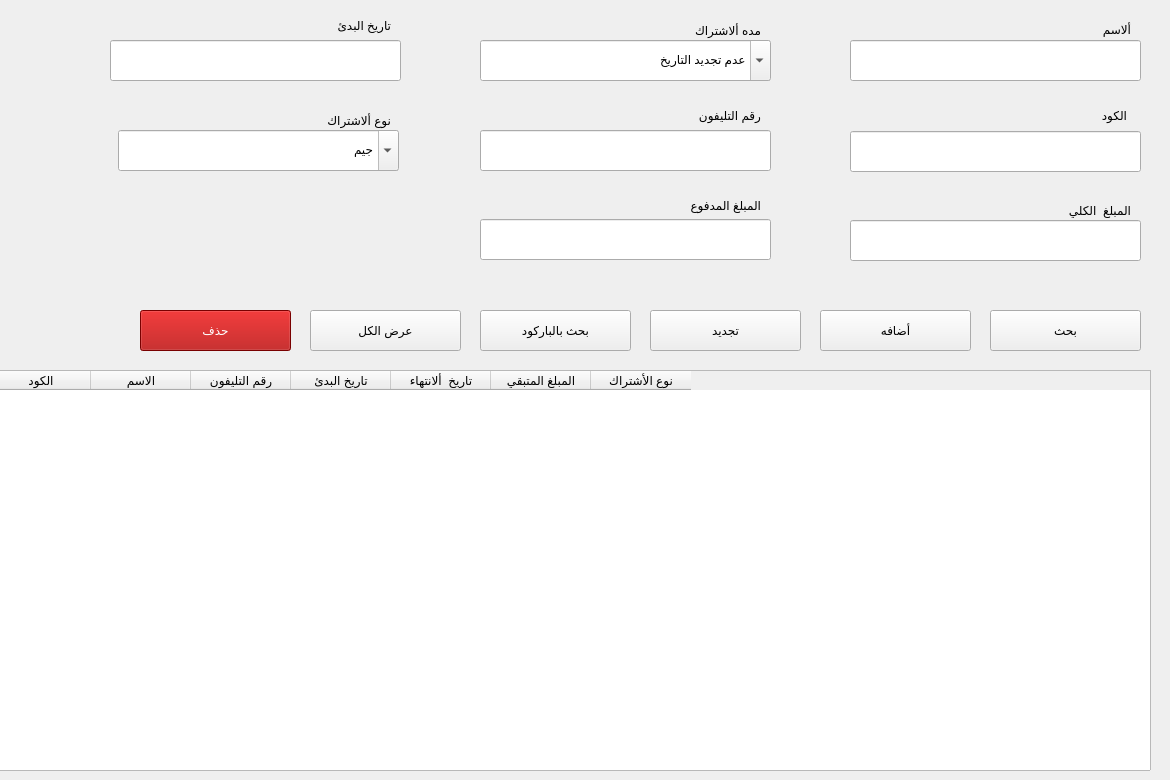
     <widget class="QWidget" name="tab_10">
      <attribute name="title">
       <string>سيدات</string>
      </attribute>
      <widget class="QTableWidget" name="members_table_woman">
       <property name="geometry">
        <rect>
         <x>-10</x>
         <y>370</y>
         <width>1161</width>
         <height>401</height>
        </rect>
       </property>
       <property name="styleSheet">
        <string notr="true"/>
       </property>
       <property name="sizeAdjustPolicy">
        <enum>QAbstractScrollArea::AdjustToContents</enum>
       </property>
       <property name="verticalScrollMode">
        <enum>QAbstractItemView::ScrollPerPixel</enum>
       </property>
       <property name="horizontalScrollMode">
        <enum>QAbstractItemView::ScrollPerPixel</enum>
       </property>
       <column>
        <property name="text">
         <string>الكود</string>
        </property>
       </column>
       <column>
        <property name="text">
         <string>الاسم</string>
        </property>
       </column>
       <column>
        <property name="text">
         <string>رقم التليفون</string>
        </property>
       </column>
       <column>
        <property name="text">
         <string>تاريخ البدئ</string>
        </property>
       </column>
       <column>
        <property name="text">
         <string>تاريخ  ألانتهاء</string>
        </property>
       </column>
       <column>
        <property name="text">
         <string>المبلغ المتبقي</string>
        </property>
       </column>
       <column>
        <property name="text">
         <string>نوع الأشتراك</string>
        </property>
       </column>
      </widget>
      <widget class="QLabel" name="label_11">
       <property name="geometry">
        <rect>
         <x>0</x>
         <y>0</y>
         <width>1161</width>
         <height>371</height>
        </rect>
       </property>
       <property name="text">
        <string/>
       </property>
       <property name="pixmap">
        <pixmap resource="icons.qrc">:/newPrefix/icons/062f7696361385309c262b0a3cd1db5a.jpg</pixmap>
       </property>
       <property name="scaledContents">
        <bool>true</bool>
       </property>
      </widget>
      <widget class="QPushButton" name="subscription_woman_add_btn">
       <property name="geometry">
        <rect>
         <x>820</x>
         <y>310</y>
         <width>151</width>
         <height>41</height>
        </rect>
       </property>
       <property name="styleSheet">
        <string notr="true"/>
       </property>
       <property name="text">
        <string>أضافه</string>
       </property>
      </widget>
      <widget class="QComboBox" name="subscription_woman_suptype_combobox">
       <property name="geometry">
        <rect>
         <x>118</x>
         <y>130</y>
         <width>281</width>
         <height>41</height>
        </rect>
       </property>
       <property name="mouseTracking">
        <bool>false</bool>
       </property>
       <property name="layoutDirection">
        <enum>Qt::LeftToRight</enum>
       </property>
       <property name="autoFillBackground">
        <bool>false</bool>
       </property>
       <property name="styleSheet">
        <string notr="true"/>
       </property>
       <property name="editable">
        <bool>true</bool>
       </property>
       <item>
        <property name="text">
         <string>جيم</string>
        </property>
       </item>
       <item>
        <property name="text">
         <string>جيم وتخسيس</string>
        </property>
       </item>
       <item>
        <property name="text">
         <string>تخسيس</string>
        </property>
       </item>
      </widget>
      <widget class="QLineEdit" name="subscription_woman_startdate_LINE">
       <property name="geometry">
        <rect>
         <x>110</x>
         <y>40</y>
         <width>291</width>
         <height>41</height>
        </rect>
       </property>
       <property name="styleSheet">
        <string notr="true"/>
       </property>
       <property name="text">
        <string/>
       </property>
      </widget>
      <widget class="QLabel" name="label_83">
       <property name="geometry">
        <rect>
         <x>670</x>
         <y>100</y>
         <width>91</width>
         <height>31</height>
        </rect>
       </property>
       <property name="text">
        <string>رقم التليفون</string>
       </property>
      </widget>
      <widget class="QLineEdit" name="subscription_woman_phone_LINE">
       <property name="geometry">
        <rect>
         <x>480</x>
         <y>130</y>
         <width>291</width>
         <height>41</height>
        </rect>
       </property>
       <property name="styleSheet">
        <string notr="true"/>
       </property>
       <property name="text">
        <string/>
       </property>
      </widget>
      <widget class="QLineEdit" name="subscription_woman_Name_LINE">
       <property name="geometry">
        <rect>
         <x>850</x>
         <y>40</y>
         <width>291</width>
         <height>41</height>
        </rect>
       </property>
       <property name="styleSheet">
        <string notr="true"/>
       </property>
       <property name="text">
        <string/>
       </property>
      </widget>
      <widget class="QLabel" name="label_84">
       <property name="geometry">
        <rect>
         <x>1080</x>
         <y>19</y>
         <width>51</width>
         <height>21</height>
        </rect>
       </property>
       <property name="text">
        <string>ألاسم</string>
       </property>
      </widget>
      <widget class="QLabel" name="label_85">
       <property name="geometry">
        <rect>
         <x>1040</x>
         <y>200</y>
         <width>91</width>
         <height>21</height>
        </rect>
       </property>
       <property name="text">
        <string>المبلغ  الكلي</string>
       </property>
      </widget>
      <widget class="QLineEdit" name="subscription_woman_code_LINE">
       <property name="geometry">
        <rect>
         <x>850</x>
         <y>131</y>
         <width>291</width>
         <height>41</height>
        </rect>
       </property>
       <property name="styleSheet">
        <string notr="true"/>
       </property>
       <property name="text">
        <string/>
       </property>
      </widget>
      <widget class="QLineEdit" name="subscription_woman_paid_LINE">
       <property name="geometry">
        <rect>
         <x>480</x>
         <y>219</y>
         <width>291</width>
         <height>41</height>
        </rect>
       </property>
       <property name="styleSheet">
        <string notr="true"/>
       </property>
       <property name="text">
        <string/>
       </property>
      </widget>
      <widget class="QLineEdit" name="subscription_woman_totalmoney_LINE">
       <property name="geometry">
        <rect>
         <x>850</x>
         <y>220</y>
         <width>291</width>
         <height>41</height>
        </rect>
       </property>
       <property name="styleSheet">
        <string notr="true"/>
       </property>
       <property name="text">
        <string/>
       </property>
      </widget>
      <widget class="QPushButton" name="subscription_woman_search_btn">
       <property name="geometry">
        <rect>
         <x>990</x>
         <y>310</y>
         <width>151</width>
         <height>41</height>
        </rect>
       </property>
       <property name="styleSheet">
        <string notr="true"/>
       </property>
       <property name="text">
        <string>بحث</string>
       </property>
      </widget>
      <widget class="QLabel" name="label_87">
       <property name="geometry">
        <rect>
         <x>300</x>
         <y>110</y>
         <width>91</width>
         <height>20</height>
        </rect>
       </property>
       <property name="text">
        <string>نوع ألاشتراك </string>
       </property>
      </widget>
      <widget class="QLabel" name="label_33">
       <property name="geometry">
        <rect>
         <x>670</x>
         <y>190</y>
         <width>91</width>
         <height>31</height>
        </rect>
       </property>
       <property name="text">
        <string>المبلغ المدفوع</string>
       </property>
      </widget>
      <widget class="QPushButton" name="subscription_woman_showall_btn">
       <property name="geometry">
        <rect>
         <x>310</x>
         <y>310</y>
         <width>151</width>
         <height>41</height>
        </rect>
       </property>
       <property name="styleSheet">
        <string notr="true"/>
       </property>
       <property name="text">
        <string>عرض الكل</string>
       </property>
      </widget>
      <widget class="QPushButton" name="subscription_woman_update_btn">
       <property name="geometry">
        <rect>
         <x>650</x>
         <y>310</y>
         <width>151</width>
         <height>41</height>
        </rect>
       </property>
       <property name="styleSheet">
        <string notr="true"/>
       </property>
       <property name="text">
        <string>تجديد</string>
       </property>
      </widget>
      <widget class="QPushButton" name="subscription_woman_QRsearch_btn">
       <property name="geometry">
        <rect>
         <x>480</x>
         <y>310</y>
         <width>151</width>
         <height>41</height>
        </rect>
       </property>
       <property name="styleSheet">
        <string notr="true"/>
       </property>
       <property name="text">
        <string>بحث بالباركود</string>
       </property>
      </widget>
      <widget class="QComboBox" name="subscription_woman_suptime_combobox">
       <property name="geometry">
        <rect>
         <x>480</x>
         <y>40</y>
         <width>291</width>
         <height>41</height>
        </rect>
       </property>
       <property name="mouseTracking">
        <bool>false</bool>
       </property>
       <property name="layoutDirection">
        <enum>Qt::LeftToRight</enum>
       </property>
       <property name="autoFillBackground">
        <bool>false</bool>
       </property>
       <property name="styleSheet">
        <string notr="true"/>
       </property>
       <property name="editable">
        <bool>true</bool>
       </property>
       <item>
        <property name="text">
         <string>عدم تجديد التاريخ</string>
        </property>
       </item>
       <item>
        <property name="text">
         <string>أشتراك شهري</string>
        </property>
       </item>
       <item>
        <property name="text">
         <string>أشتراك 3 شهور</string>
        </property>
       </item>
       <item>
        <property name="text">
         <string>أشتراك نصف سنوي </string>
        </property>
       </item>
       <item>
        <property name="text">
         <string>أشتراك سنوي</string>
        </property>
       </item>
      </widget>
      <widget class="QLabel" name="label_88">
       <property name="geometry">
        <rect>
         <x>300</x>
         <y>10</y>
         <width>91</width>
         <height>31</height>
        </rect>
       </property>
       <property name="text">
        <string>تاريخ البدئ</string>
       </property>
      </widget>
      <widget class="QLabel" name="label_89">
       <property name="geometry">
        <rect>
         <x>1080</x>
         <y>105</y>
         <width>47</width>
         <height>21</height>
        </rect>
       </property>
       <property name="text">
        <string>الكود</string>
       </property>
      </widget>
      <widget class="QLabel" name="label_90">
       <property name="geometry">
        <rect>
         <x>670</x>
         <y>20</y>
         <width>91</width>
         <height>20</height>
        </rect>
       </property>
       <property name="text">
        <string>مده ألاشتراك </string>
       </property>
      </widget>
      <widget class="QPushButton" name="subscription_woman_Delete_btn">
       <property name="geometry">
        <rect>
         <x>140</x>
         <y>310</y>
         <width>151</width>
         <height>41</height>
        </rect>
       </property>
       <property name="styleSheet">
        <string notr="true">.QPushButton{background-color: rgb(170, 0, 0);
color: rgb(255, 255, 255);
}

.QPushButton:hover {
	background:linear-gradient(to bottom, #ccc2a6 5%, #eae0c2 100%);
	
		
	background-color: rgb(38, 38, 38);
}</string>
       </property>
       <property name="text">
        <string>حذف</string>
       </property>
      </widget>
     </widget>
